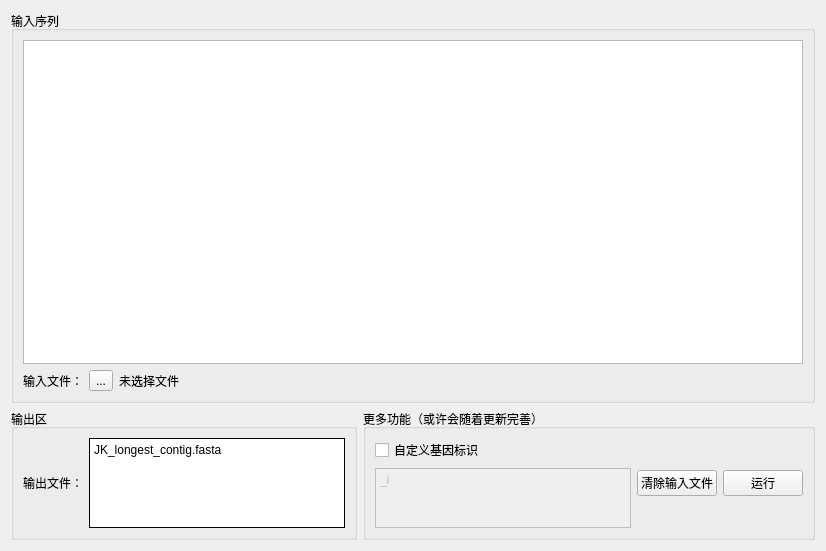
         <widget class="QWidget" name="longest_extract">
          <property name="tabletTracking">
           <bool>false</bool>
          </property>
          <attribute name="title">
           <string>提取最长转录本</string>
          </attribute>
          <layout class="QVBoxLayout" name="verticalLayout_14" stretch="3,1">
           <item>
            <widget class="QGroupBox" name="groupBox_35">
             <property name="title">
              <string>输入序列</string>
             </property>
             <layout class="QVBoxLayout" name="verticalLayout_12">
              <item>
               <widget class="QTextEdit" name="inputfa_txt"/>
              </item>
              <item>
               <layout class="QHBoxLayout" name="horizontalLayout_36">
                <item>
                 <widget class="QLabel" name="label_2">
                  <property name="text">
                   <string>输入文件：</string>
                  </property>
                  <property name="buddy">
                   <cstring>label_2</cstring>
                  </property>
                 </widget>
                </item>
                <item>
                 <widget class="QToolButton" name="inputfa">
                  <property name="text">
                   <string>...</string>
                  </property>
                 </widget>
                </item>
                <item>
                 <widget class="QLabel" name="selected_fa">
                  <property name="text">
                   <string>未选择文件</string>
                  </property>
                 </widget>
                </item>
                <item>
                 <spacer name="horizontalSpacer_10">
                  <property name="orientation">
                   <enum>Qt::Horizontal</enum>
                  </property>
                  <property name="sizeHint" stdset="0">
                   <size>
                    <width>40</width>
                    <height>20</height>
                   </size>
                  </property>
                 </spacer>
                </item>
               </layout>
              </item>
             </layout>
            </widget>
           </item>
           <item>
            <layout class="QHBoxLayout" name="horizontalLayout_41">
             <item>
              <widget class="QGroupBox" name="groupBox_36">
               <property name="title">
                <string>输出区</string>
               </property>
               <layout class="QHBoxLayout" name="horizontalLayout_40">
                <item>
                 <widget class="QLabel" name="label_3">
                  <property name="text">
                   <string>输出文件：</string>
                  </property>
                  <property name="buddy">
                   <cstring>label_2</cstring>
                  </property>
                 </widget>
                </item>
                <item>
                 <widget class="QTextEdit" name="opfa_name">
                  <property name="enabled">
                   <bool>true</bool>
                  </property>
                  <property name="minimumSize">
                   <size>
                    <width>0</width>
                    <height>30</height>
                   </size>
                  </property>
                  <property name="mouseTracking">
                   <bool>true</bool>
                  </property>
                  <property name="tabletTracking">
                   <bool>false</bool>
                  </property>
                  <property name="acceptDrops">
                   <bool>true</bool>
                  </property>
                  <property name="frameShape">
                   <enum>QFrame::Box</enum>
                  </property>
                  <property name="frameShadow">
                   <enum>QFrame::Plain</enum>
                  </property>
                  <property name="verticalScrollBarPolicy">
                   <enum>Qt::ScrollBarAlwaysOff</enum>
                  </property>
                  <property name="horizontalScrollBarPolicy">
                   <enum>Qt::ScrollBarAlwaysOff</enum>
                  </property>
                  <property name="sizeAdjustPolicy">
                   <enum>QAbstractScrollArea::AdjustIgnored</enum>
                  </property>
                  <property name="tabChangesFocus">
                   <bool>false</bool>
                  </property>
                  <property name="html">
                   <string>&lt;!DOCTYPE HTML PUBLIC &quot;-//W3C//DTD HTML 4.0//EN&quot; &quot;http://www.w3.org/TR/REC-html40/strict.dtd&quot;&gt;
&lt;html&gt;&lt;head&gt;&lt;meta name=&quot;qrichtext&quot; content=&quot;1&quot; /&gt;&lt;style type=&quot;text/css&quot;&gt;
p, li { white-space: pre-wrap; }
&lt;/style&gt;&lt;/head&gt;&lt;body style=&quot; font-family:'SimSun'; font-size:9pt; font-weight:400; font-style:normal;&quot;&gt;
&lt;p style=&quot; margin-top:0px; margin-bottom:0px; margin-left:0px; margin-right:0px; -qt-block-indent:0; text-indent:0px;&quot;&gt;JK_longest_contig.fasta&lt;/p&gt;&lt;/body&gt;&lt;/html&gt;</string>
                  </property>
                 </widget>
                </item>
               </layout>
              </widget>
             </item>
             <item>
              <widget class="QGroupBox" name="groupBox">
               <property name="title">
                <string>更多功能（或许会随着更新完善）</string>
               </property>
               <layout class="QHBoxLayout" name="horizontalLayout_37">
                <item>
                 <layout class="QVBoxLayout" name="verticalLayout_13">
                  <item>
                   <widget class="QCheckBox" name="gene_symbol_en">
                    <property name="text">
                     <string>自定义基因标识</string>
                    </property>
                    <property name="checked">
                     <bool>false</bool>
                    </property>
                   </widget>
                  </item>
                  <item>
                   <widget class="QTextEdit" name="gene_symbol">
                    <property name="enabled">
                     <bool>false</bool>
                    </property>
                    <property name="minimumSize">
                     <size>
                      <width>0</width>
                      <height>30</height>
                     </size>
                    </property>
                    <property name="mouseTracking">
                     <bool>true</bool>
                    </property>
                    <property name="tabletTracking">
                     <bool>false</bool>
                    </property>
                    <property name="acceptDrops">
                     <bool>true</bool>
                    </property>
                    <property name="whatsThis">
                     <string/>
                    </property>
                    <property name="frameShape">
                     <enum>QFrame::Box</enum>
                    </property>
                    <property name="frameShadow">
                     <enum>QFrame::Plain</enum>
                    </property>
                    <property name="verticalScrollBarPolicy">
                     <enum>Qt::ScrollBarAlwaysOff</enum>
                    </property>
                    <property name="horizontalScrollBarPolicy">
                     <enum>Qt::ScrollBarAlwaysOff</enum>
                    </property>
                    <property name="sizeAdjustPolicy">
                     <enum>QAbstractScrollArea::AdjustIgnored</enum>
                    </property>
                    <property name="tabChangesFocus">
                     <bool>false</bool>
                    </property>
                    <property name="html">
                     <string>&lt;!DOCTYPE HTML PUBLIC &quot;-//W3C//DTD HTML 4.0//EN&quot; &quot;http://www.w3.org/TR/REC-html40/strict.dtd&quot;&gt;
&lt;html&gt;&lt;head&gt;&lt;meta name=&quot;qrichtext&quot; content=&quot;1&quot; /&gt;&lt;style type=&quot;text/css&quot;&gt;
p, li { white-space: pre-wrap; }
&lt;/style&gt;&lt;/head&gt;&lt;body style=&quot; font-family:'SimSun'; font-size:9pt; font-weight:400; font-style:normal;&quot;&gt;
&lt;p style=&quot; margin-top:0px; margin-bottom:0px; margin-left:0px; margin-right:0px; -qt-block-indent:0; text-indent:0px;&quot;&gt;_i&lt;/p&gt;&lt;/body&gt;&lt;/html&gt;</string>
                    </property>
                   </widget>
                  </item>
                 </layout>
                </item>
                <item>
                 <widget class="QPushButton" name="clearinput">
                  <property name="text">
                   <string>清除输入文件</string>
                  </property>
                 </widget>
                </item>
                <item>
                 <widget class="QPushButton" name="le_running">
                  <property name="text">
                   <string>运行</string>
                  </property>
                 </widget>
                </item>
               </layout>
              </widget>
             </item>
            </layout>
           </item>
          </layout>
         </widget>
